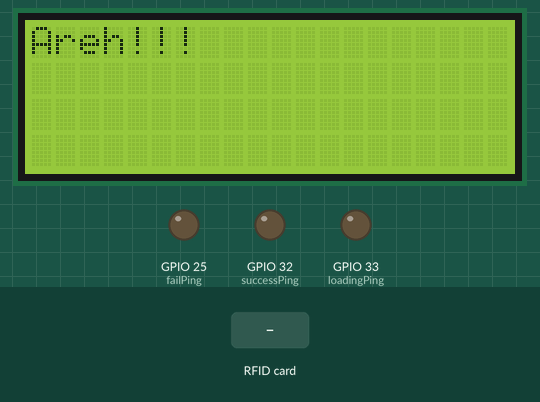
The program below on a simulated ESP32. On the bench: 20×4 character LCD, output pins drawn as LEDs (lit = HIGH). The test bench sets the inputs (shaded band). WiFi joins after 1.5 s; servers stay silent unless stated; uploads are accepted with an empty reply; what the program prints to the serial monitor is not drawn.

Above: at 0.1 s.
3.6 s: RFID card 5E 7A 19 C4 held to the reader
At 4.6 s:
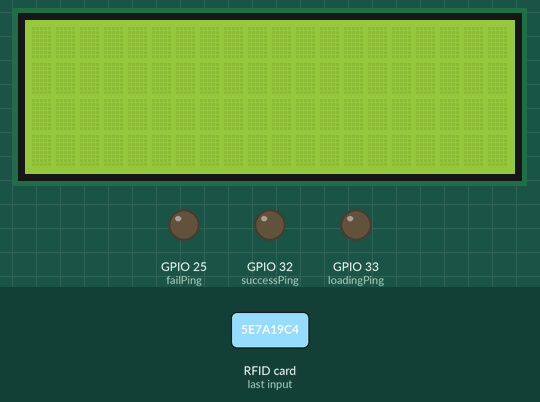
Timing chart, 0 to 6.6 s (numbered marks = the images above; inputs shaded):
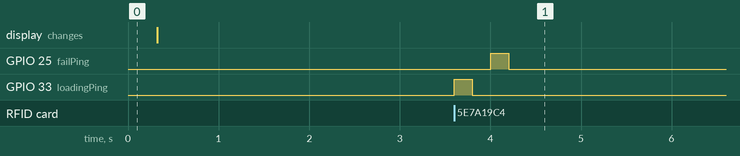

The program:

main.cpp
```cpp
// ****** LIBRARIES ******
#include <Arduino.h>
#include <WiFi.h>              // utilizes the ESP32 WiFi capabilities
#include <HTTPClient.h>        // does http requests
#include <ArduinoJson.h>       // parses json
#include <rdm6300.h>           // get data from the rdm6300 RFID reader
#include <Wire.h>              // establishes i2c communication
#include <LiquidCrystal_I2C.h> // library for the LCD

// ****** SETUP STARTS ******

// set output pin for pinging Arduino
const int successPing = 32;
const int loadingPing = 33;
const int failPing = 25;

// set software serial pin for reading the RFID
#define RDM6300_RX_PIN 4
Rdm6300 rdm6300;

// sonar pins and variables
const int trigPin = 5;
const int echoPin = 18;

// define sound speed in cm/uS
#define SOUND_SPEED 0.034
#define CM_TO_INCH 0.393701

long duration;
float distanceCm;

// API url
const String API_URL = "https://shuchimita-backend.vercel.app";

// wifi creds
const char *ssid = "Shihabixel";
const char *password = "Shuchimita123";

// connect to wifi and print current local IP
void setupWiFi()
{
  WiFi.begin(ssid, password);

  while (WiFi.status() != WL_CONNECTED)
  {
    delay(1000);
    Serial.print(".");
  }

  Serial.println("WiFi connected");
  Serial.print("IP address: ");
  Serial.println(WiFi.localIP());
}

// Set the LCD address to 0x3F for a 20 chars and 4 line display
LiquidCrystal_I2C lcd(0x3F, 20, 4);

void setupLCD()
{
  lcd.init();
  lcd.backlight();

  lcd.print("Areh!!!");
  delay(250);
  // lcd.setCursor(0, 1);
  // lcd.print("Shihab Bhai");
  // delay(1200);
  // lcd.setCursor(0, 1);
  // lcd.print("Welcome :) ");
  // delay(3000);
  lcd.clear();
}

void setup()
{
  setupLCD();
  Serial.begin(115200);
  setupWiFi();

  // set sonar pins
  pinMode(trigPin, OUTPUT);
  pinMode(echoPin, INPUT);

  // set ping pin
  pinMode(successPing, OUTPUT);
  pinMode(loadingPing, OUTPUT);
  pinMode(failPing, OUTPUT);

  digitalWrite(successPing, LOW);
  digitalWrite(loadingPing, LOW);
  digitalWrite(failPing, LOW);

  rdm6300.begin(RDM6300_RX_PIN);
  Serial.println("\nPlace RFID tag near the rdm6300...");
}

// ****** LOOPS STARTS ******

void sendPing(int pingPin)
{
  // send ping to arduino for running the motor
  digitalWrite(pingPin, HIGH);
  delay(200);
  digitalWrite(pingPin, LOW);
}

void scanAPI(int rfid)
{
  // ! loading ping
  sendPing(loadingPing);

  StaticJsonDocument<200> jsonBody;
  jsonBody["scannedId"] = rfid;
  String jsonString;
  serializeJson(jsonBody, jsonString);

  String url = API_URL + "/api/scanRFID";

  // Make the HTTP request
  HTTPClient http;
  http.setTimeout(15000);

  http.begin(url);
  http.addHeader("Content-Type", "application/json");

  int httpCode = http.POST(jsonString);
  String payload = http.getString();
  Serial.println(httpCode);
  Serial.println(payload);

  if (httpCode == 404)
  {
    // ! fail ping
    sendPing(failPing);
    lcd.clear();
    lcd.setCursor(0, 0);
    lcd.print("You're not");
    lcd.setCursor(0, 1);
    lcd.print("registered");

    Serial.println("You're not registered");
  }
  else
  {
    StaticJsonDocument<1000> doc;
    DeserializationError error = deserializeJson(doc, payload);

    if (error)
    {
      Serial.print("JSON parsing error: ");
      Serial.println(error.c_str());
      // ! fail ping
      sendPing(failPing);
    }
    else
    {
      // Retrieve message field
      String message = doc["scanInfo"]["message"].as<String>();

      if (httpCode == 202)
      {
        lcd.clear();
        lcd.setCursor(0, 0);
        lcd.print(message);

        Serial.println(message);
        Serial.println("Running motor until a pad is dispensed");

        // ! send ping to arduino for running the motor
        sendPing(successPing);
      }
      else if (httpCode == 406)
      {
        // ! fail ping
        sendPing(failPing);

        lcd.clear();
        lcd.setCursor(0, 0);
        lcd.print(message);

        Serial.println(message);
      }
    }
  }
  http.end();
}

void measureDistance()
{
  // Clears the trigPin
  digitalWrite(trigPin, LOW);
  delayMicroseconds(2);
  // Sets the trigPin on HIGH state for 10 micro seconds
  digitalWrite(trigPin, HIGH);
  delayMicroseconds(10);
  digitalWrite(trigPin, LOW);

  // Reads the echoPin, returns the sound wave travel time in microseconds
  duration = pulseIn(echoPin, HIGH);

  // Calculate the distance
  distanceCm = duration * SOUND_SPEED / 2;

  // Prints the distance in the Serial Monitor
  Serial.print("Distance (cm): ");
  Serial.println(distanceCm);
}

void loop()
{
  /* get_new_tag_id returns the tag_id of a "new" near tag,
  following calls will return 0 as long as the same tag is kept near. */
  if (rdm6300.get_new_tag_id())
  {
    int lastScannedID = rdm6300.get_tag_id();
    Serial.print("\nRFID: ");
    Serial.println(lastScannedID);
    // measureDistance();
    Serial.println("Making API call...");
    // sendPing(successPing);
    // sendPing(loadingPing);
    // sendPing(failPing);
    scanAPI(lastScannedID);
  }
}
```

Measured:
- after the input at 3.6 s, GPIO 25 (failPing): LOW → HIGH after 0.40 s, → LOW 0.20 s later; GPIO 33 (loadingPing): LOW → HIGH at once, → LOW 0.20 s later
